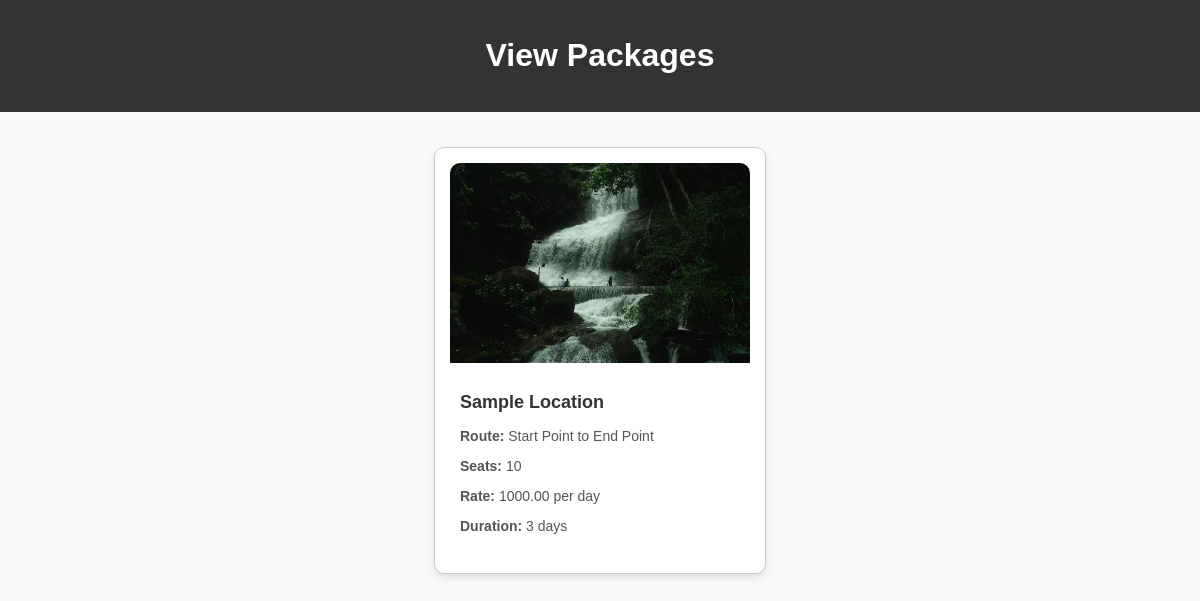
/admin/view_packages.php (signed in), run on the app's committed database.
### tables this page shows
CREATE TABLE `tbl_assign` (
  `as_id` INT UNSIGNED NOT NULL AUTO_INCREMENT,
  `v_id` INT UNSIGNED NOT NULL,
  `r_id` INT UNSIGNED NOT NULL,
  `l_id` INT UNSIGNED NOT NULL,
  `seats` INT NOT NULL,
  `rate` DECIMAL(10,2) NOT NULL,
  `number_of_days` INT NOT NULL DEFAULT 1,
  `pack_img` VARCHAR(255) NOT NULL,
  `created_at` TIMESTAMP NOT NULL DEFAULT CURRENT_TIMESTAMP,
  PRIMARY KEY (`as_id`),
  KEY `idx_assign_vehicle` (`v_id`),
  KEY `idx_assign_route` (`r_id`),
  KEY `idx_assign_location` (`l_id`),
  CONSTRAINT `fk_assign_vehicle`
    FOREIGN KEY (`v_id`) REFERENCES `tbl_vehicle` (`v_id`)
    ON UPDATE CASCADE
    ON DELETE RESTRICT,
  CONSTRAINT `fk_assign_route`
    FOREIGN KEY (`r_id`) REFERENCES `tbl_routes` (`r_id`)
    ON UPDATE CASCADE
    ON DELETE RESTRICT,
  CONSTRAINT `fk_assign_location`
    FOREIGN KEY (`l_id`) REFERENCES `tbl_location` (`l_id`)
    ON UPDATE CASCADE
    ON DELETE RESTRICT
);

CREATE TABLE `tbl_location` (
  `l_id` INT UNSIGNED NOT NULL AUTO_INCREMENT,
  `c_id` INT UNSIGNED NOT NULL,
  `l_name` VARCHAR(150) NOT NULL,
  `l_details` TEXT NULL,
  PRIMARY KEY (`l_id`),
  KEY `idx_location_country` (`c_id`),
  CONSTRAINT `fk_location_country`
    FOREIGN KEY (`c_id`) REFERENCES `tbl_country` (`c_id`)
    ON UPDATE CASCADE
    ON DELETE RESTRICT
);

CREATE TABLE `tbl_routes` (
  `r_id` INT UNSIGNED NOT NULL AUTO_INCREMENT,
  `r_start` VARCHAR(150) NOT NULL,
  `r_end` VARCHAR(150) NOT NULL,
  PRIMARY KEY (`r_id`)
);

### admin/view_packages.php (the view, shortened to what this page needs)
<?php
include '../includes/functions.php';
$conn = new mysqli($servername, $dbusername, $dbpassword, $dbname);
$packages = $conn->query("
    SELECT a.as_id, v.v_name, r.r_start, r.r_end, a.seats, a.rate, a.number_of_days, a.pack_img, l.l_name
    FROM tbl_assign AS a
    JOIN tbl_vehicle AS v ON a.v_id = v.v_id
    JOIN tbl_routes AS r ON a.r_id = r.r_id
    JOIN tbl_location AS l ON a.l_id = l.l_id
");
?>
<!DOCTYPE html>
<html lang="en">
<head>
    <link rel="stylesheet" href="https://cdnjs.cloudflare.com/ajax/libs/font-awesome/6.0.0-beta3/css/all.min.css" />
</head>
<body>
<header>
    <h1>View Packages</h1>
</header>
<div class="container">
    <?php if ($packages->num_rows > 0): ?>
        <?php while ($row = $packages->fetch_assoc()): ?>
            <div class="card">
                <img src="../uploads/<?php echo $row['pack_img']; ?>" alt="Package Image">
                <div class="card-body">
                    <h2 class="card-title"><?php echo $row['l_name']; ?></h2>
                    <p class="card-text"><strong>Route:</strong> <?php echo $row['r_start'] . ' to ' . $row['r_end']; ?></p>
                    <p class="card-text"><strong>Seats:</strong> <?php echo $row['seats']; ?></p>
                    <p class="card-text"><strong>Rate:</strong> <?php echo $row['rate']; ?> per day</p>
                    <p class="card-text"><strong>Duration:</strong> <?php echo $row['number_of_days']; ?> days</p>
                </div>
            </div>
        <?php endwhile; ?>
    <?php else: ?>
        <p>No packages found</p>
    <?php endif; ?>
</div>
</body>
</html>

### admin/view_packages.php (style rules this page uses)
body { font-family: Arial, sans-serif; margin: 0; padding: 0; background-color: #f8f9fa; }
header { background-color: #333; color: #fff; padding: 1rem; text-align: center; }
.container { display: flex; flex-wrap: wrap; justify-content: center; padding: 20px; }
.card { background-color: #fff; border: 1px solid #ccc; border-radius: 10px; width: 300px; margin: 15px; padding: 15px; box-shadow: 0 4px 8px rgba(0, 0, 0, 0.1); transition: transform 0.3s; }
.card img { width: 100%; height: 200px; object-fit: cover; border-radius: 10px 10px 0 0; }
.card-body { padding: 10px; }
.card-title { font-size: 18px; font-weight: bold; color: #333; }
.card-text { font-size: 14px; color: #555; }

### data on the page
tbl_assign: pack_img (picture), l.l_name "Sample Location", r.r_start "Start Point", r.r_end "End Point", seats "10", rate "1000.00", number_of_days "3"
